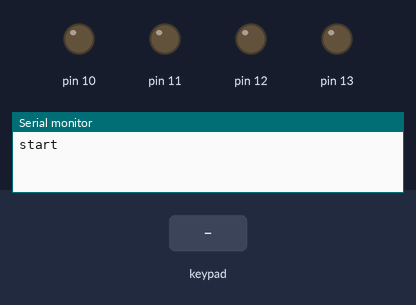
Simulated run of this sketch. Board: Arduino Uno, built with avr-gcc and run on an emulated ATmega328P. On the bench: output pins drawn as LEDs (lit = HIGH), the last lines printed to the serial monitor. Wiring (inferred from the names in the program): 4×4 keypad with keys 1 2 3 A 4 5 6 B 7 8 9 C * 0 # D (labels assumed): rows pin 2, pin 3, pin 4, pin 5; columns pin 6, pin 7, pin 8, pin 9. The test bench sets the inputs (shaded band). Pins used as bus, display or sensor lines are not drawn.

Above: at 1.2 s.
1.3 s: key '1' pressed
At 2.5 s:
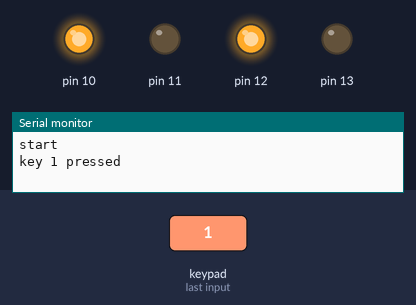
2.9 s: keypad keys 1 2 pressed 0.4 s apart
At 4.1 s:
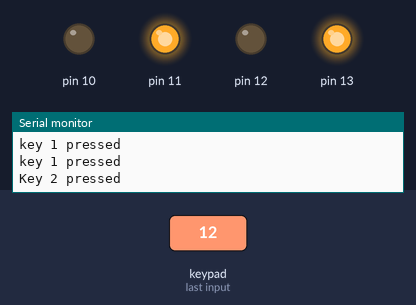
6.7 s: keypad keys 1 2 # pressed 0.4 s apart
At 7.0 s:
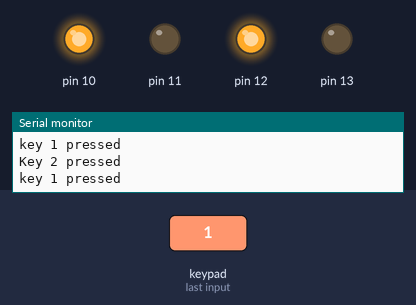
10.9 s: keypad keys 1 2 * pressed 0.4 s apart
At 12.8 s:
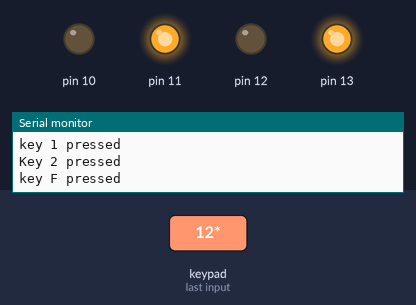
Timing chart, 0 to 14.3 s (numbered marks = the images above; inputs shaded):
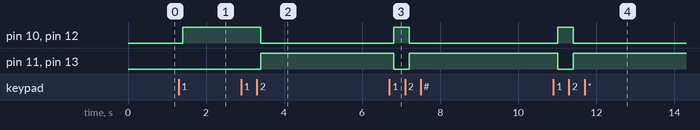

The sketch:

keypad.ino
```cpp
int r1=2;
int r2=3;
int r3=4;
int r4=5;

int c1=6;
int c2=7;
int c3=8;
int c4=9;

void setup()
{
  Serial.begin(9600);
  Serial.println("start");
  pinMode(r1,OUTPUT);
  pinMode(r2,OUTPUT);
  pinMode(r3,OUTPUT);
  pinMode(r4,OUTPUT);

  pinMode(c1,INPUT);
  pinMode(c2,INPUT);
  pinMode(c3,INPUT);
  pinMode(c4,INPUT);

  pinMode(10,OUTPUT);
  pinMode(11,OUTPUT);
  pinMode(12,OUTPUT);
  pinMode(13,OUTPUT);


}
void loop()
{
  int val;
  //setting the columns as high initially
  digitalWrite(c1,HIGH);
  digitalWrite(c2,HIGH);
  digitalWrite(c3,HIGH);
  digitalWrite(c4,HIGH);

  //checking everything one by one
  //case 1: col1 =0 while other col as 1
  digitalWrite(r1,LOW);
  digitalWrite(r2,HIGH);
  digitalWrite(r3,HIGH);
  digitalWrite(r4,HIGH);
  //checking each column for row1 one by one
  if(digitalRead(c1)==0)
  {
    Serial.println("key 1 pressed");
    digitalWrite(10,HIGH);
     digitalWrite(11,LOW);
      digitalWrite(12,HIGH);
       digitalWrite(13,LOW);

  }
  else if(digitalRead(c2)==0)
  {
    Serial.println("Key 2 pressed");
     digitalWrite(10,LOW);
      digitalWrite(11,HIGH);
       digitalWrite(12,LOW);
        digitalWrite(13,HIGH);
  }
  else if(digitalRead(c3)==0)
  {
    Serial.println("Key 3 pressed");
  }
  else if(digitalRead(c4)==0)
  {
    Serial.println("Key A pressed");
  }

  //case 2: col2 =0 while other col as 1
  digitalWrite(r1,HIGH);
  digitalWrite(r2,LOW);
  digitalWrite(r3,HIGH);
  digitalWrite(r4,HIGH);
  //checking each column for row1 one by one
  if(digitalRead(c1)==0)
  {
    Serial.println("key 4 pressed");
  }
  else if(digitalRead(c2)==0)
  {
    Serial.println("Key 5 pressed");
  }
  else if(digitalRead(c3)==0)
  {
    Serial.println("Key 6 pressed");
  }
  else if(digitalRead(c4)==0)
  {
    Serial.println("Key B pressed");
  }

  //case 3: col3 =0 while other col as 1
  digitalWrite(r1,HIGH);
  digitalWrite(r2,HIGH);
  digitalWrite(r3,LOW);
  digitalWrite(r4,HIGH);
  //checking each column for row1 one by one
  if(digitalRead(c1)==0)
  {
    Serial.println("key 7 pressed");
  }
  else if(digitalRead(c2)==0)
  {
    Serial.println("Key 8 pressed");
  }
  else if(digitalRead(c3)==0)
  {
    Serial.println("Key 9 pressed");
  }
  else if(digitalRead(c4)==0)
  {
    Serial.println("Key C pressed");
  }

  //case 1: col1 =0 while other col as 1
  digitalWrite(r1,HIGH);
  digitalWrite(r2,HIGH);
  digitalWrite(r3,HIGH);
  digitalWrite(r4,LOW);
  //checking each column for row1 one by one
  if(digitalRead(c1)==0)
  {
    Serial.println("key F pressed");
  }
  else if(digitalRead(c2)==0)
  {
    Serial.println("Key 0 pressed");
  }
  else if(digitalRead(c3)==0)
  {
    Serial.println("Key E pressed");
  }
  else if(digitalRead(c4)==0)
  {
    Serial.println("Key D pressed");
  }
  //giving delay between keypress
  delay(200);

}
```

Measured:
- after the input at 1.3 s, pin 10, pin 12: LOW → HIGH after 0.10 s
- after the input at 2.9 s, pin 10, pin 12: HIGH → LOW after 0.50 s; pin 11, pin 13: LOW → HIGH after 0.50 s
- after the input at 6.7 s, pin 10, pin 12: LOW → HIGH after 0.11 s, → LOW 0.40 s later; pin 11, pin 13: HIGH → LOW after 0.11 s, → HIGH 0.40 s later
- after the input at 10.9 s, pin 10, pin 12: LOW → HIGH after 0.11 s, → LOW 0.40 s later; pin 11, pin 13: HIGH → LOW after 0.11 s, → HIGH 0.40 s later
